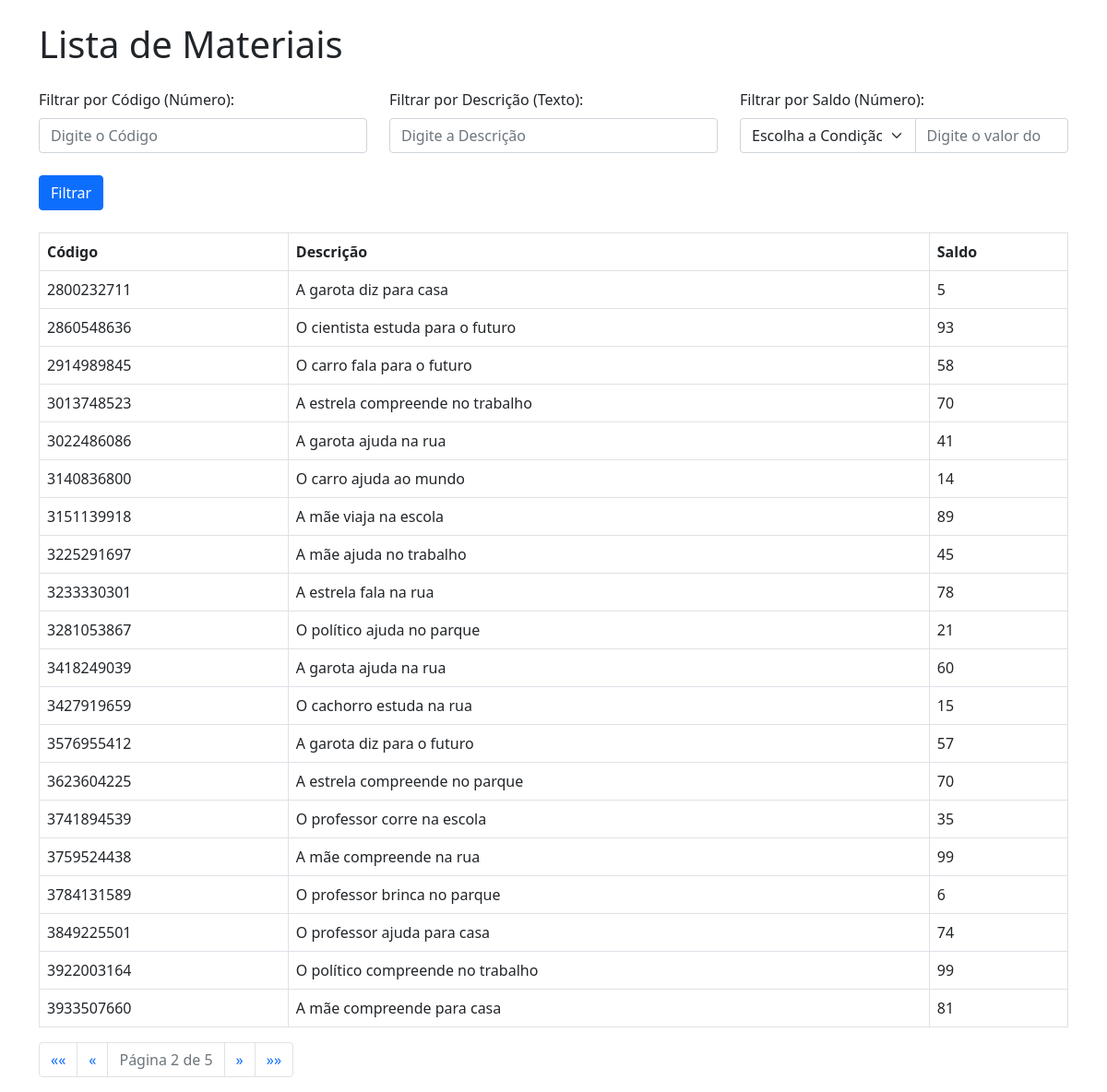
The app's page /consultaOracle/materiaisPesquisa/?page=2 with its own data.
### consultaOracle/models.py (models this page shows, shortened)
class Material(models.Model):
    codigo = models.DecimalField(max_digits=10, decimal_places=0, validators=[MinValueValidator(0)], null=False, blank=False, verbose_name="Código númerico do produto")
    descricao = models.CharField(max_length=4000, null=False, blank=True, verbose_name="Descrição/nome do material")
    saldo = models.IntegerField(null=False, blank=False, verbose_name="Quantidade do material em estoque")
    class Meta:
        ordering = ['codigo', 'descricao','saldo']

### consultaOracle/views.py (the view, shortened to what this page needs)
# urls.py: path('materiaisPesquisa/', views.material_pesquisa, name='material_pesquisa'),
def material_pesquisa(request, flagUltimoUso = False):
    from django.shortcuts import render
    from django.core.paginator import Paginator
    from .models import Material, ConsumoMaterial
    if not request.session.get('flagUltimoUso', None):
        request.session['flagUltimoUso'] = request.GET.get('flagUltimoUso', 'false').lower() == 'true'
    codigo = request.GET.get('codigo')
    descricao = request.GET.get('descricao')
    saldo_filter = request.GET.get('saldo_filter')
    saldo = request.GET.get('saldo')
    ultimoUso_filter = request.GET.get('ultimoUso_filter')
    ultimoUso = request.GET.get('ultimoUso')
    materials = Material.objects.all()
    if codigo:
        materials = materials.filter(codigo__startswith=codigo)
    if descricao:
        materials = materials.filter(descricao__icontains=descricao)
    paginator = Paginator(materials, 20)  # 20 itens por página
    page_number = request.GET.get('page')
    page_obj = paginator.get_page(page_number)
    return render(request, 'material_pesquisa.html', {'page_obj': page_obj, 'flagUltimoUso': request.session.get('flagUltimoUso', False)})

### consultaOracle/templates/material_pesquisa.html (shortened to what this page needs)
<!DOCTYPE html>
<html lang="pt-br">
<head>
    <link rel="stylesheet" href="https://cdn.jsdelivr.net/npm/bootstrap@5.1.0/dist/css/bootstrap.min.css">
</head>
<body>
    <div class="container mt-4">
        <h1 class="mb-4">Lista de Materiais</h1>
        <form method="GET" action="{% url 'consultaOracle:material_pesquisa' %}">
            <div class="row mb-4">
                <div class="col-md-4">
                    <label for="codigo_input" class="form-label">Filtrar por Código (Número):</label>
                    <input type="number" id="codigo_input" name="codigo" class="form-control" placeholder="Digite o Código"
                        min="0" value="{{ request.GET.codigo }}">
                </div>
                <div class="col-md-4">
                    <label for="descricao_input" class="form-label">Filtrar por Descrição (Texto):</label>
                    <input type="text" id="descricao_input" name="descricao" class="form-control"
                        placeholder="Digite a Descrição" value="{{ request.GET.descricao }}">
                </div>
                <div class="col-md-4">
                    <label for="saldo_input" class="form-label">Filtrar por Saldo (Número):</label>
                    <div class="input-group">
                        <select class="form-select" name="saldo_filter" id="saldo_input">
                            <option value="" disabled selected>Escolha a Condição</option>
                        </select>
                        <input type="number" name="saldo" id="saldo_value" class="form-control" min="0"
                            placeholder="Digite o valor do Saldo" value="{{ request.GET.saldo }}">
                    </div>
                </div>
            </div>
            <button type="submit" class="btn btn-primary">Filtrar</button>
        </form>
        <table class="table table-bordered mt-4">
            <thead>
                <tr>
                    <th>Código</th>
                    <th>Descrição</th>
                    <th>Saldo</th>
                </tr>
            </thead>
            <tbody>
                {% for material in page_obj %}
                <tr>
                    <td>{{ material.codigo }}</td>
                    <td>{{ material.descricao }}</td>
                    <td>{{ material.saldo }}</td>
                </tr>
                {% endfor %}
            </tbody>
        </table>
        <nav aria-label="Navegação de página">
            <ul class="pagination">
                {% if page_obj.has_previous %}
                <li class="page-item">
                    <a class="page-link" href="?page=1" aria-label="Primeira">
                        <span aria-hidden="true">&laquo;&laquo;</span>
                    </a>
                </li>
                <li class="page-item">
                    <a class="page-link" href="?page={{ page_obj.previous_page_number }}" aria-label="Anterior">
                        <span aria-hidden="true">&laquo;</span>
                    </a>
                </li>
                {% endif %}
                <li class="page-item disabled">
                    <span class="page-link">
                        Página {{ page_obj.number }} de {{ page_obj.paginator.num_pages }}
                    </span>
                </li>
                {% if page_obj.has_next %}
                <li class="page-item">
                    <a class="page-link" href="?page={{ page_obj.next_page_number }}" aria-label="Próxima">
                        <span aria-hidden="true">&raquo;</span>
                    </a>
                </li>
                <li class="page-item">
                    <a class="page-link" href="?page={{ page_obj.paginator.num_pages }}" aria-label="Última">
                        <span aria-hidden="true">&raquo;&raquo;</span>
                    </a>
                </li>
                {% endif %}
            </ul>
        </nav>
    </div>
</body>
</html>

### records on screen
Material: codigo "2800232711", descricao "A garota diz para casa", saldo "5"
Material: codigo "2860548636", descricao "O cientista estuda para o futuro", saldo "93"
Material: codigo "2914989845", descricao "O carro fala para o futuro", saldo "58"
Material: codigo "3013748523", descricao "A estrela compreende no trabalho", saldo "70"
Material: codigo "3022486086", descricao "A garota ajuda na rua", saldo "41"
Material: codigo "3140836800", descricao "O carro ajuda ao mundo", saldo "14"
Material: codigo "3151139918", descricao "A mãe viaja na escola", saldo "89"
Material: codigo "3225291697", descricao "A mãe ajuda no trabalho", saldo "45"
Material: codigo "3233330301", descricao "A estrela fala na rua", saldo "78"
Material: codigo "3281053867", descricao "O político ajuda no parque", saldo "21"
Material: codigo "3418249039", descricao "A garota ajuda na rua", saldo "60"
Material: codigo "3427919659", descricao "O cachorro estuda na rua", saldo "15"
Material: codigo "3576955412", descricao "A garota diz para o futuro", saldo "57"
Material: codigo "3623604225", descricao "A estrela compreende no parque", saldo "70"
Material: codigo "3741894539", descricao "O professor corre na escola", saldo "35"
Material: codigo "3759524438", descricao "A mãe compreende na rua", saldo "99"
Material: codigo "3784131589", descricao "O professor brinca no parque", saldo "6"
Material: codigo "3849225501", descricao "O professor ajuda para casa", saldo "74"
Material: codigo "3922003164", descricao "O político compreende no trabalho", saldo "99"
Material: codigo "3933507660", descricao "A mãe compreende para casa", saldo "81"

### other values on screen
{{ page_obj.number }} "2"
{{ page_obj.paginator.num_pages }} "5"
